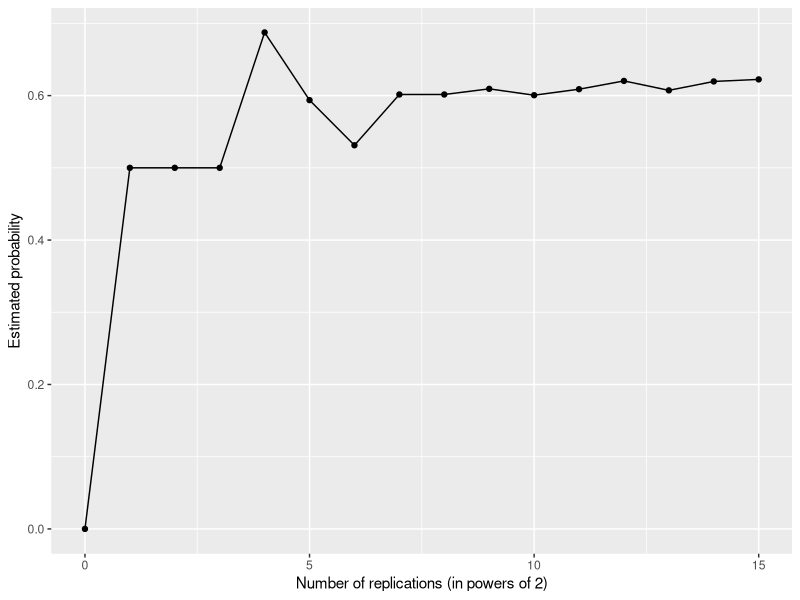

Write the R code that produced this figure.
#==================================================#
#====== MONTE CARLO SIMULATION: COIN TOSSING ======#
#==================================================#

# Author: Jonah Gabry (jsg2201@columbia.edu)
# Written using R version 3.1.1 on Mac OS X 10.9.3
# Last Edited: 07/19/2014



# Suppose we have two sets of 10 colored cards. The first set of cards has 6 red
# cards and 4 blue cards. The second set of cards has 8 red cards and 2 blue
# cards.

# Without looking at the color, we draw one card from the first set and place it
# in the second set. (So the first set now has 9 cards and the second has 11
# cards)

# Then -- again without seeing the color -- we draw one card from the second set
# and place it in the first set.

# If we were to then take one card from the first set, what is the probability
# that it's a red card?



# Strategy: 
#   1. write a function that simulates this experiment with the cards
#   2. run the experiment many times
#   3. look at the proportion of the cards we end up with that are red cards 


cardsExperiment <- function(){
# SETUP THE SETS OF CARDS
  set_1 <- c(rep("RED", 6), rep("BLUE", 4))
  set_2 <- c(rep("RED", 8), rep("BLUE", 2))
  
# PICK A CARD FROM set_1 AND PUT IT IN set_2
#   We'll do this by picking an integer j between 1 and 10 at random and then
#   taking the jth card from set_1 and putting it in set_2
  j <- sample(x = 1:10, size = 1) # pick j
  set_2 <- c(set_2, set_1[j])     # add jth card from set_1 to set_2
  set_1 <- set_1[-j]              # remove jth card from set_1

# PICK A CARD FROM THE NEW set_2 AND PUT IT IN set_1
k <- sample(x = 1:11, size = 1) # pick an integer k between 1 and 11 since set_2 now has 11 cards
set_1 <- c(set_1, set_2[k])     # add kth card from set_2 to set_1 (we don't need to remove it from 
                                # set_2 since we're only interested in now picking a card from set_1)

# PICK THE FINAL CARD FROM set_1
sample(set_1, 1)
}

# Try out the function
cardsExperiment() # running this should output "BLUE" or "RED"

# Now run the experiment 10,000 times using the replicate() function
replicate(10^5, cardsExperiment() )

# Run it again but this time just get the proportion results that are "RED"
# instead of uselessly printing the all of the outcomes
mean( replicate(10^4, cardsExperiment() == "RED") )

# Let's look at how the estimated probabilities converge as the number of
# replications gets larger
estimates <- sapply(0:15, FUN = function(i){
  mean(replicate(2^i, cardsExperiment() == "RED"))
})

library(ggplot2)
xlab <- xlab("Number of replications (in powers of 2)")
ylab <- ylab("Estimated probability")
q <- qplot(x = 0:15, y = estimates, geom = c("line", "point"))
q + xlab + ylab


# We can also modify our function to allow the user to pick the size of the
# decks and the number of red/blue cards in each.
cardsExperiment <- function(n, r1, r2){ 
  # n = number of cards per set, 
  # r1 & r2 = number of reds in set_1 & set_2, respectively 
  
  stopifnot(n >= r1, n >= r2) # give error message if r1 or r2 is greater than # of cards 
  
  # SETUP THE SETS OF CARDS
  set_1 <- c(rep("RED", r1), rep("BLUE", n - r1))
  set_2 <- c(rep("RED", r2), rep("BLUE", n - r2))
  
  # PICK A CARD FROM set_1 AND PUT IT IN set_2
  j <- sample(x = 1:n, size = 1)  # pick j from between 1 and n
  set_2 <- c(set_2, set_1[j])     
  set_1 <- set_1[-j]              
  
  # PICK A CARD FROM THE NEW set_2 AND PUT IT IN set_1
  k <- sample(x = 1:(n+1), size = 1) # pick k from between 1 and n+1
  set_1 <- c(set_1, set_2[k])    
  
  # PICK THE FINAL CARD FROM set_1
  sample(set_1, 1)
}

# Use the new function to estimate the desired probability if the decks start
# with 20 cards and 5 and 16 red cards, respectively
mean( replicate(10^4, cardsExperiment(n = 20, r1 = 5, r2 = 16) == "RED") )

# start with 50 cards each and both with 25 of each color
mean( replicate(10^4, cardsExperiment(n = 50, r1 = 25, r2 = 25) == "RED") )
